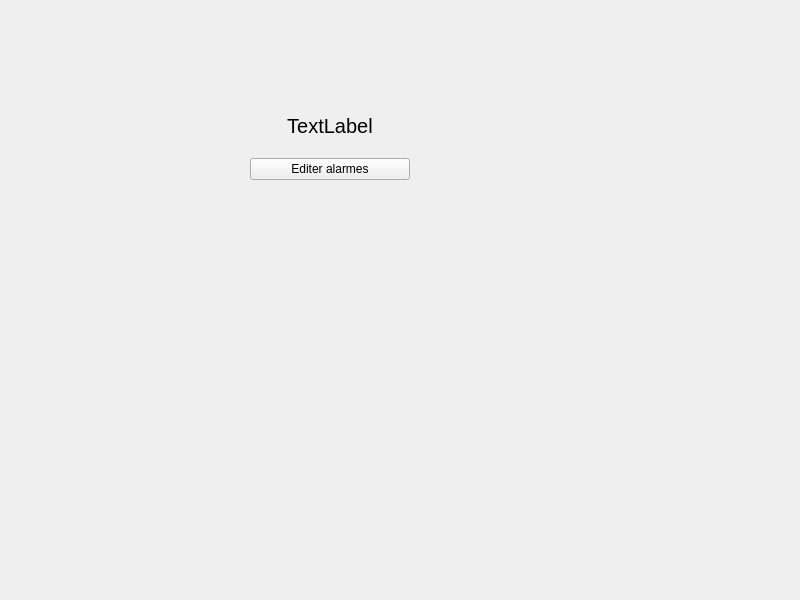
<?xml version="1.0" encoding="UTF-8"?>
<ui version="4.0">
 <class>AlarmeWidget</class>
 <widget class="QWidget" name="AlarmeWidget">
  <property name="geometry">
   <rect>
    <x>0</x>
    <y>0</y>
    <width>800</width>
    <height>600</height>
   </rect>
  </property>
  <property name="minimumSize">
   <size>
    <width>800</width>
    <height>0</height>
   </size>
  </property>
  <property name="windowTitle">
   <string>AlarmeWidget</string>
  </property>
  <widget class="QWidget" name="verticalLayoutWidget">
   <property name="geometry">
    <rect>
     <x>250</x>
     <y>100</y>
     <width>160</width>
     <height>80</height>
    </rect>
   </property>
   <layout class="QVBoxLayout" name="verticalLayout">
    <item>
     <widget class="QLabel" name="heure">
      <property name="font">
       <font>
        <pointsize>15</pointsize>
       </font>
      </property>
      <property name="text">
       <string>TextLabel</string>
      </property>
      <property name="alignment">
       <set>Qt::AlignmentFlag::AlignCenter</set>
      </property>
     </widget>
    </item>
    <item>
     <widget class="QPushButton" name="pushButton">
      <property name="text">
       <string>Editer alarmes</string>
      </property>
     </widget>
    </item>
   </layout>
  </widget>
 </widget>
 <resources/>
 <connections/>
</ui>
